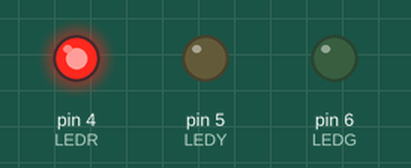
This sketch was run on a simulated Arduino Uno, built with avr-gcc and run on an emulated ATmega328P. Shown: output pins drawn as LEDs (lit = HIGH).

Above: at 5.0 s.
At 14.0 s:
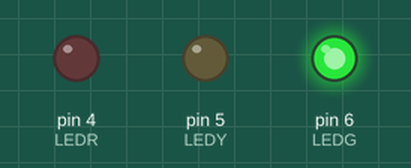
At 19.0 s:
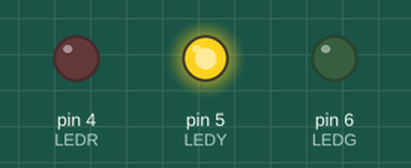
Timing chart, 0 to 26.0 s (numbered marks = the images above):
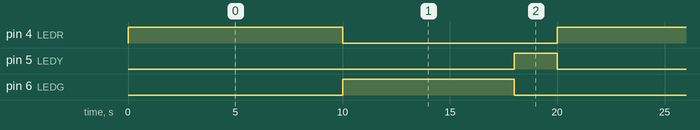

The sketch:

verkeerslicht.ino
```cpp
/*	Verkeerslicht opdracht
*/

int LEDR= 4;
int LEDY= 5;
int LEDG= 6;

void setup()
{
pinMode(LEDR, OUTPUT);
pinMode(LEDY, OUTPUT);
pinMode(LEDG, OUTPUT);
}

void loop()
{
digitalWrite(LEDR,HIGH);
delay(10000);
digitalWrite(LEDR,LOW);
digitalWrite(LEDG,HIGH);
delay(8000);
digitalWrite(LEDG,LOW);
digitalWrite(LEDY,HIGH);
delay(2000);
digitalWrite(LEDY,LOW);
}
```

Measured:
- by itself, pin 4 (LEDR): alternates HIGH for 10.0 s and LOW for 10.0 s
- by itself, pin 5 (LEDY): alternates HIGH for 2.0 s and LOW for 18.0 s
- by itself, pin 6 (LEDG): alternates HIGH for 8.0 s and LOW for 12.0 s
